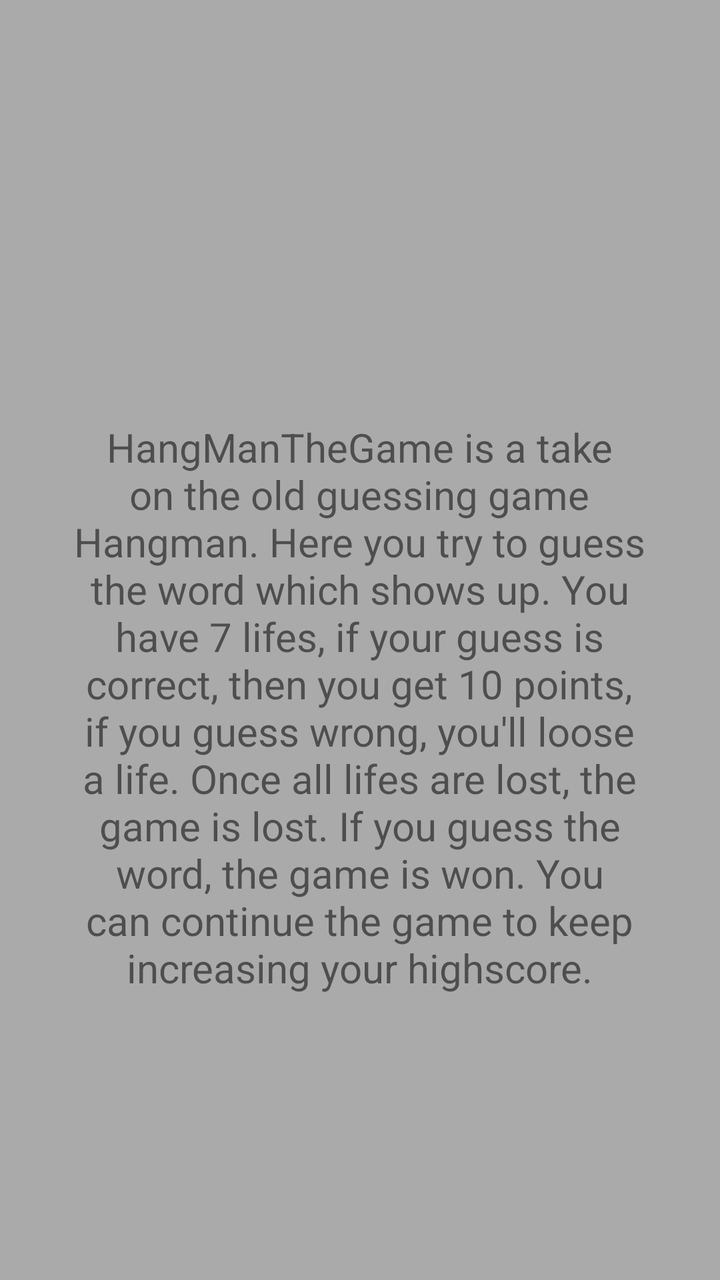
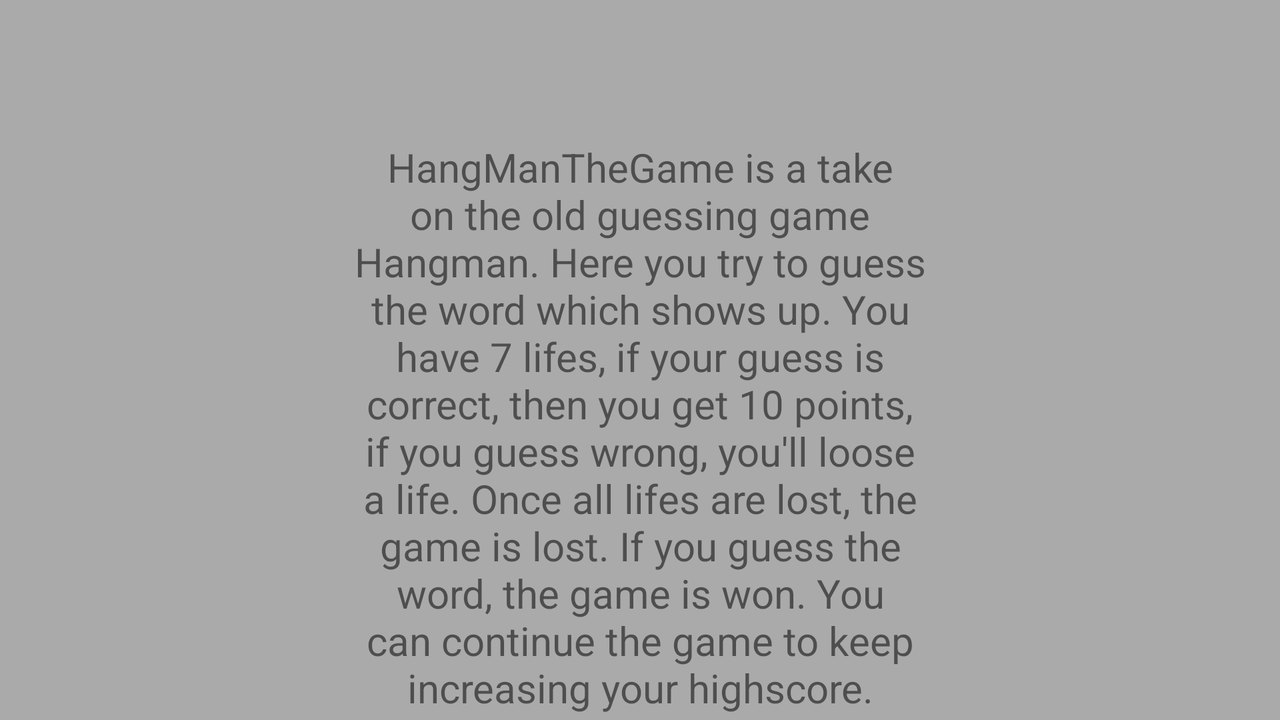

Two renders of one Android screen. The first uses the default layout on a phone; the second uses the alternative layout the repository ships for a different screen configuration, on a matching device. The two XML files are below.
<!-- AndroidManifest.xml: application theme AppTheme -->
<!-- res/layout/activity_help.xml -->
<?xml version="1.0" encoding="utf-8"?>
<android.support.constraint.ConstraintLayout xmlns:android="http://schemas.android.com/apk/res/android"
    xmlns:app="http://schemas.android.com/apk/res-auto"
    xmlns:tools="http://schemas.android.com/tools"
    android:layout_width="match_parent"
    android:layout_height="match_parent"
    tools:context="com.example.tmasc.hangmanthegame_1.main.HelpActivity">

    <ImageView
        android:id="@+id/hangManTheGame"
        android:layout_width="386dp"
        android:layout_height="123dp"
        android:layout_marginLeft="8dp"
        android:layout_marginRight="8dp"
        android:layout_marginTop="8dp"
        app:layout_constraintHorizontal_bias="0.555"
        app:layout_constraintLeft_toLeftOf="parent"
        app:layout_constraintRight_toRightOf="parent"
        app:layout_constraintTop_toTopOf="parent"
        app:srcCompat="@drawable/hangman_1" />

    <TextView
        android:id="@+id/helpText"
        android:layout_width="300dp"
        android:layout_height="wrap_content"
        android:layout_marginTop="79dp"
        android:text="HangManTheGame is a take on the old guessing game Hangman. Here you try to guess the word which shows up. You have 7 lifes, if your guess is correct, then you get 10 points, if you guess wrong, you'll loose a life. Once all lifes are lost, the game is lost. If you guess the word, the game is won. You can continue the game to keep increasing your highscore."
        android:textAlignment="center"
        android:textSize="20sp"
        app:layout_constraintHorizontal_bias="0.495"
        app:layout_constraintLeft_toLeftOf="parent"
        app:layout_constraintRight_toRightOf="parent"
        app:layout_constraintTop_toBottomOf="@+id/hangManTheGame" />
</android.support.constraint.ConstraintLayout>
<!-- resources referenced by this layout -->
<resources>
  <style name="AppTheme" parent="Theme.AppCompat.Light.NoActionBar">
          
          <item name="colorPrimary">@android:color/holo_green_dark</item>
          <item name="colorPrimaryDark">@android:color/darker_gray</item>
          <item name="colorAccent">@android:color/holo_green_dark</item>
          <item name="android:colorBackground">@android:color/darker_gray</item>
          <item name="android:colorForeground">@android:color/holo_green_dark</item>
          <item name="android:navigationBarColor">@android:color/holo_green_dark</item>
          <item name="android:textColorPrimary">@android:color/background_light</item>
      </style>
</resources>
<!-- res/layout-land/activity_help.xml (the author's variant of the layout above) -->
<!-- drawn on the phone turned sideways -->
<?xml version="1.0" encoding="utf-8"?>
<android.support.constraint.ConstraintLayout xmlns:android="http://schemas.android.com/apk/res/android"
    xmlns:app="http://schemas.android.com/apk/res-auto"
    xmlns:tools="http://schemas.android.com/tools"
    android:layout_width="match_parent"
    android:layout_height="match_parent"
    tools:context="com.example.tmasc.hangmanthegame_1.main.HelpActivity">

    <ImageView
        android:id="@+id/hangManTheGame"
        android:layout_width="386dp"
        android:layout_height="100dp"
        android:layout_marginLeft="8dp"
        android:layout_marginRight="8dp"
        app:layout_constraintHorizontal_bias="0.498"
        app:layout_constraintLeft_toLeftOf="parent"
        app:layout_constraintRight_toRightOf="parent"
        app:layout_constraintTop_toTopOf="parent"
        app:srcCompat="@drawable/hangman_1" />

    <TextView
        android:id="@+id/helpText"
        android:layout_width="300dp"
        android:layout_height="wrap_content"
        android:layout_marginBottom="8dp"
        android:layout_marginEnd="8dp"
        android:layout_marginStart="8dp"
        android:layout_marginTop="75dp"
        android:text="HangManTheGame is a take on the old guessing game Hangman. Here you try to guess the word which shows up. You have 7 lifes, if your guess is correct, then you get 10 points, if you guess wrong, you'll loose a life. Once all lifes are lost, the game is lost. If you guess the word, the game is won. You can continue the game to keep increasing your highscore."
        android:textAlignment="center"
        android:textSize="20sp"
        app:layout_constraintBottom_toBottomOf="parent"
        app:layout_constraintEnd_toEndOf="parent"
        app:layout_constraintStart_toStartOf="parent"
        app:layout_constraintTop_toTopOf="parent" />
</android.support.constraint.ConstraintLayout>
